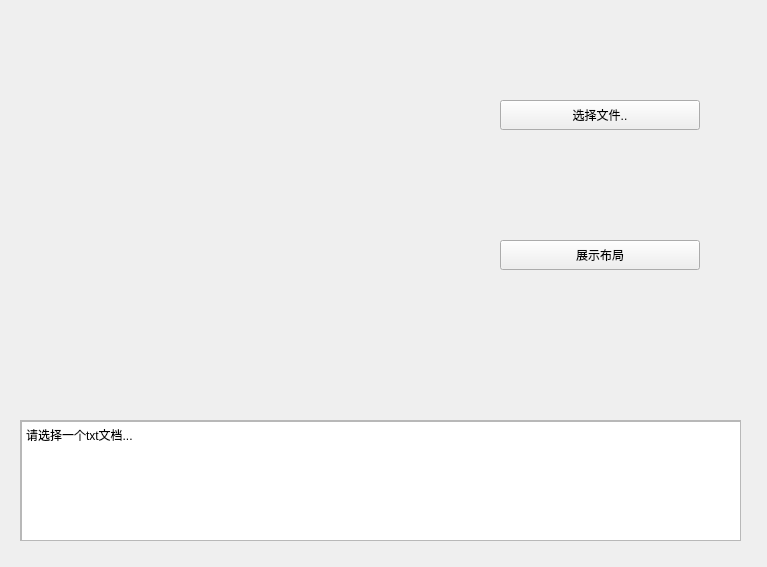
<?xml version="1.0" encoding="UTF-8"?>
<ui version="4.0">
 <class>MainWindow</class>
 <widget class="QMainWindow" name="MainWindow">
  <property name="geometry">
   <rect>
    <x>0</x>
    <y>0</y>
    <width>767</width>
    <height>567</height>
   </rect>
  </property>
  <property name="windowTitle">
   <string>MainWindow</string>
  </property>
  <widget class="QWidget" name="centralWidget">
   <widget class="QPushButton" name="pushButton_1">
    <property name="geometry">
     <rect>
      <x>500</x>
      <y>100</y>
      <width>200</width>
      <height>30</height>
     </rect>
    </property>
    <property name="text">
     <string>选择文件..</string>
    </property>
   </widget>
   <widget class="QLabel" name="label">
    <property name="geometry">
     <rect>
      <x>0</x>
      <y>0</y>
      <width>431</width>
      <height>371</height>
     </rect>
    </property>
    <property name="text">
     <string/>
    </property>
    <property name="pixmap">
     <pixmap resource="robot.qrc">:/img/walle.jpg</pixmap>
    </property>
    <property name="scaledContents">
     <bool>true</bool>
    </property>
   </widget>
   <widget class="QPushButton" name="pushButton_2">
    <property name="geometry">
     <rect>
      <x>500</x>
      <y>240</y>
      <width>200</width>
      <height>30</height>
     </rect>
    </property>
    <property name="text">
     <string>展示布局</string>
    </property>
   </widget>
   <widget class="QScrollArea" name="scrollArea">
    <property name="geometry">
     <rect>
      <x>20</x>
      <y>420</y>
      <width>721</width>
      <height>121</height>
     </rect>
    </property>
    <property name="widgetResizable">
     <bool>true</bool>
    </property>
    <widget class="QWidget" name="scrollAreaWidgetContents">
     <property name="geometry">
      <rect>
       <x>0</x>
       <y>0</y>
       <width>719</width>
       <height>119</height>
      </rect>
     </property>
     <widget class="QTextBrowser" name="textBrowser">
      <property name="geometry">
       <rect>
        <x>0</x>
        <y>0</y>
        <width>721</width>
        <height>131</height>
       </rect>
      </property>
      <property name="frameShadow">
       <enum>QFrame::Plain</enum>
      </property>
      <property name="html">
       <string>&lt;!DOCTYPE HTML PUBLIC &quot;-//W3C//DTD HTML 4.0//EN&quot; &quot;http://www.w3.org/TR/REC-html40/strict.dtd&quot;&gt;
&lt;html&gt;&lt;head&gt;&lt;meta name=&quot;qrichtext&quot; content=&quot;1&quot; /&gt;&lt;style type=&quot;text/css&quot;&gt;
p, li { white-space: pre-wrap; }
&lt;/style&gt;&lt;/head&gt;&lt;body style=&quot; font-family:'SimSun'; font-size:9pt; font-weight:400; font-style:normal;&quot;&gt;
&lt;p style=&quot; margin-top:0px; margin-bottom:0px; margin-left:0px; margin-right:0px; -qt-block-indent:0; text-indent:0px;&quot;&gt;请选择一个txt文档...&lt;/p&gt;&lt;/body&gt;&lt;/html&gt;</string>
      </property>
     </widget>
    </widget>
   </widget>
  </widget>
 </widget>
 <layoutdefault spacing="6" margin="11"/>
 <resources>
  <include location="robot.qrc"/>
 </resources>
 <connections/>
</ui>
